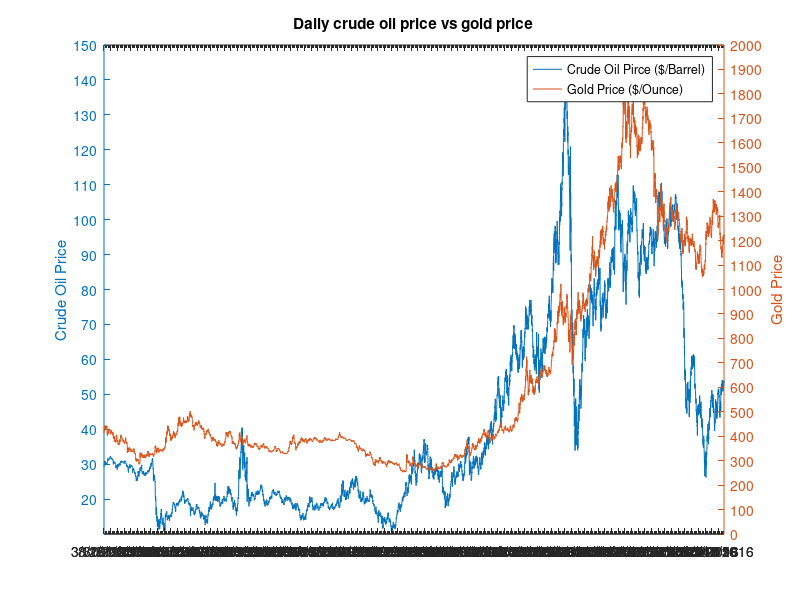

This figure's MATLAB source:
clear;clc;close all
load('Ldata.mat');
%date=d(:,1);
%v=d(:,2:3);
n=size(Ldate,1);
x=1:1:n;
date=Ldate;
v=Lv;

%ym=YearMonth(date);
[ax,h1,h2]=plotyy(x,v(:,1),x,v(:,2));
space=90;
set(ax(1),'xlim',[1,n],'xtick',[1:space:n],'XTickLabel', date(1:space:end),'XMinorTick','on','XTickLabelRotation',90)%,'XTickLabelRotation',90
set(ax(2),'xlim',[1,n],'xtick',[1:space:n],'XTickLabel', date(1:space:end),'XMinorTick','on','XTickLabelRotation',90)%,'XTickLabelRotation',90
set(ax(1),'ylim',[10,150],'ytick',[20:10:150]);  %left axis
set(ax(2),'ylim',[0,2000],'ytick',[0:100:2000]);  %right axis
legend([h1,h2],{'Crude Oil Pirce ($/Barrel)';'Gold Price ($/Ounce)'})
ylabel(ax(1),'Crude Oil Price');
ylabel(ax(2),'Gold Price');
title('Daily crude oil price vs gold price')